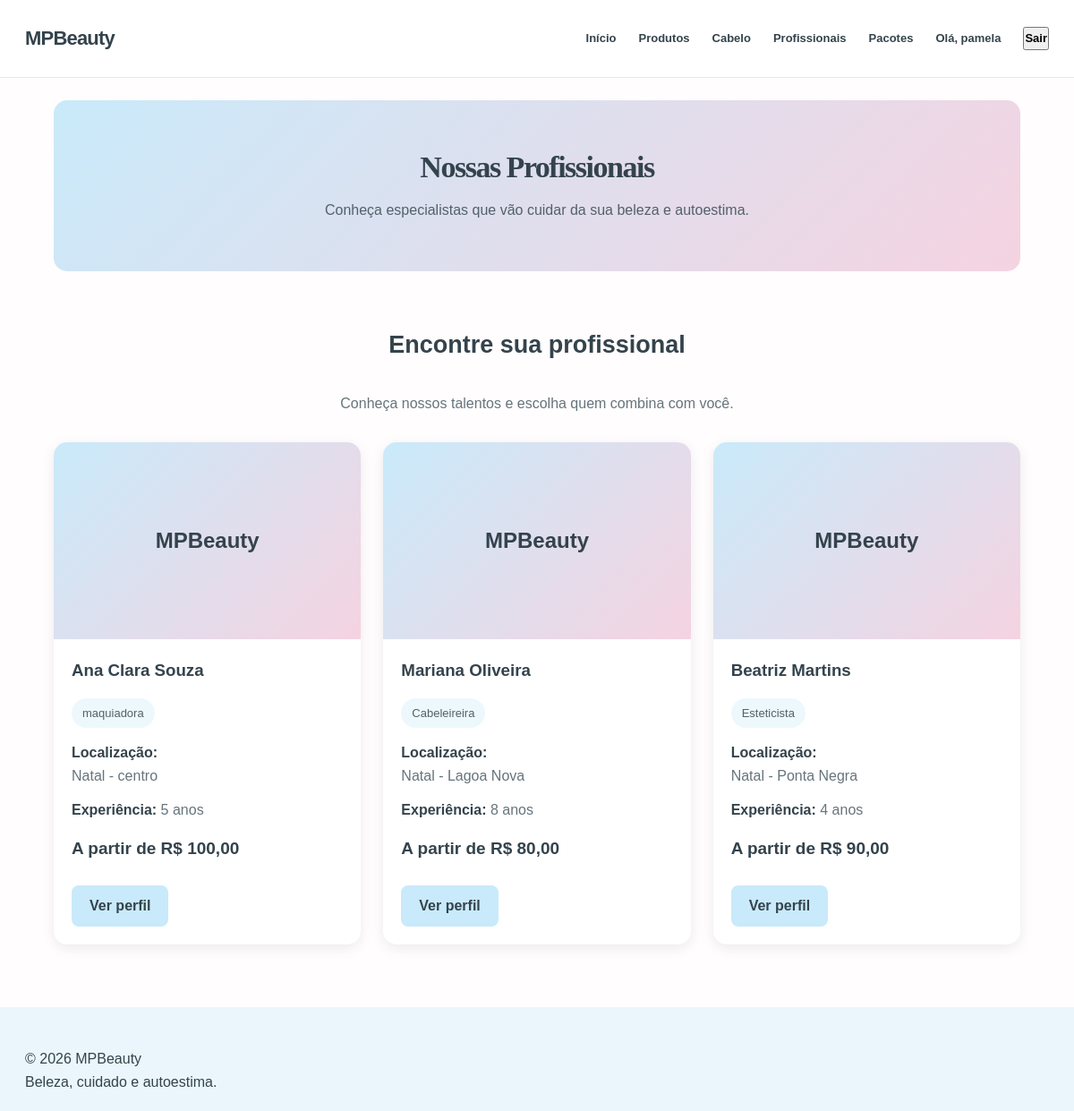
Page /profissionais/ (signed in) on the committed database.
### beauty/models.py (models this page shows, shortened)
class Professional(models.Model):
    name = models.CharField(max_length=100)
    profession = models.CharField(max_length=100)
    city = models.CharField(max_length=100)
    neighborhood = models.CharField(max_length=100)
    bio = models.TextField()
    experience_years = models.PositiveIntegerField(default=0)
    home_service = models.BooleanField(default=False)
    studio_service = models.BooleanField(default=True)
    starting_price = models.DecimalField(
        max_digits=8,
        decimal_places=2
    )
    image = models.URLField(blank=True)

### beauty/views.py (the view)
# urls.py: path("profissionais/", views.profissionais, name="profissionais"),
def profissionais(request):
    lista = Professional.objects.all()
    return render(request, "beauty/profissionais.html", {
        "profissionais": lista,
    })

### beauty/templates/beauty/profissionais.html (shortened to what this page needs)
{% extends 'beauty/base.html' %}
{% block content %}
<section class="page-banner">
    <h1>Nossas Profissionais</h1>
    <p>Conheça especialistas que vão cuidar da sua beleza e autoestima.</p>
</section>
<section class="section">
    <div class="section-title">
        <h2>Encontre sua profissional</h2>
        <p>Conheça nossos talentos e escolha quem combina com você.</p>
    </div>
    <div class="cards">
        {% for profissional in profissionais %}
        <article class="card">
            {% if profissional.image %}
                <img
                    src="{{ profissional.image }}"
                    alt="{{ profissional.name }}"
                >
            {% else %}
                <div class="professional-no-image">
                    MPBeauty
                </div>
            {% endif %}
            <div class="card-content">
                <h3>{{ profissional.name }}</h3>
                <span class="professional-category">
                    {{ profissional.profession }}
                </span>
                <p>
                    <strong>Localização:</strong><br>
                    {{ profissional.city }} - {{ profissional.neighborhood }}
                </p>
                <p>
                    <strong>Experiência:</strong>
                    {{ profissional.experience_years }} anos
                </p>
                <strong class="product-price">
                    A partir de R$ {{ profissional.starting_price }}
                </strong>
                <a
                    href="{% url 'profissionais_detalhes' profissional.id %}"
                    class="button"
                >
                    Ver perfil
                </a>
            </div>
        </article>
        {% empty %}
            <p class="empty-message">
                Nenhuma profissional cadastrada no momento.
            </p>
        {% endfor %}
    </div>
</section>
{% endblock %}

### beauty/templates/beauty/base.html (shortened to what this page needs)
{% load static %}
<!DOCTYPE html>
<html lang="pt-br">
<head>
    <link rel="stylesheet" href="{% static 'beauty/css/style.css' %}">
</head>
<body>
    <header class="site-header">
        <div class="header-inner">
            <a href="{% url 'inicio' %}" class="logo">
                MPBeauty
            </a>
            <nav class="main-nav">
                <a href="{% url 'inicio' %}">Início</a>
                <a href="{% url 'produtos' %}">Produtos</a>
                <a href="{% url 'produtos' %}?category=cabelo">Cabelo</a>
                <a href="{% url 'profissionais' %}">Profissionais</a>
                <a href="{% url 'pacotes' %}">Pacotes</a>
                {% if user.is_authenticated %}
                    <span>Olá, {{ user.username }}</span>
                    <form method="post" action="{% url 'logout' %}">
                        <button type="submit">Sair</button>
                    </form>
                {% else %}
                    <a href="{% url 'login' %}">Entrar</a>
                    <a href="{% url 'cadastro' %}">Criar conta</a>
                {% endif %}
            </nav>
        </div>
    </header>
    <main>
        {% block content %}
        {% endblock %}
    </main>
    <footer class="site-footer">
        <p>© 2026 MPBeauty</p>
        <p>Beleza, cuidado e autoestima.</p>
    </footer>
</body>
</html>

### beauty/static/beauty/css/style.css (style rules this page uses)
:root { --blue: #c9eafa; --blue-deep: #8fcce8; --blue-soft: #edf8fd; --pink: #f5d3e1; --pink-deep: #d98eae; --pink-soft: #fff3f7; --ink: #34434c; --muted: #78858c; --white: #ffffff; --line: #e9e7e8; --shadow: 0 16px 45px rgba(68, 91, 105, .09); --radius: 20px; }
* { box-sizing: border-box; margin: 0; padding: 0; }
html { scroll-behavior: smooth; }
body { font-family: "DM Sans", Arial, sans-serif; color: var(--ink); background: #fffdfd; line-height: 1.65; }
a { color: inherit; text-decoration: none; }
button, input, textarea, select { font: inherit; }
.site-header { position: sticky; top: 0; z-index: 50; background: rgba(255,255,255,.94); backdrop-filter: blur(14px); border-bottom: 1px solid rgba(220,225,228,.75); }
.header-inner { max-width: 1200px; min-height: 86px; margin: auto; padding: 12px 28px; display: flex; align-items: center; justify-content: space-between; gap: 28px; }
.logo { display: flex; align-items: center; gap: 10px; font-weight: 700; font-size: 22px; line-height: 1.1; letter-spacing: -.8px; }
.main-nav { display: flex; align-items: center; gap: 25px; font-size: 13px; font-weight: 600; }
main { min-height: 65vh; }
.hero h1, .page-banner h1, .detail-copy h1, .form-panel h1 { font-family: "Playfair Display", Georgia, serif; font-size: clamp(38px, 5vw, 62px); font-weight: 600; letter-spacing: -1.5px; line-height: 1.2; }
.page-banner { padding: 76px 25px; text-align: center; background: linear-gradient(110deg, #fff1f6, #f4faff); }
.page-banner h1 { font-size: clamp(35px, 4vw, 51px); }
.page-banner p { color: var(--muted); margin-top: 14px; font-size: 14px; }
.site-footer { margin-top: 35px; padding: 45px 28px 18px; background: #eaf6fb; }
.section { padding: 35px 5%; margin-bottom: 30px; }
.section h2 { text-align: center; color: #34434c; margin-bottom: 30px; font-size: 28px; }
.cards { display: grid; grid-template-columns: repeat(3, minmax(0, 1fr)); gap: 25px; max-width: 1200px; margin: 0 auto; }
.card { background-color: white; border-radius: 15px; overflow: hidden; box-shadow: 0 4px 15px rgba(0, 0, 0, 0.08); transition: transform 0.3s ease; }
.card-content { padding: 20px; }
.card-content h3 { color: #34434c; margin-bottom: 10px; }
.card-content p { color: #66747c; margin-bottom: 10px; }
.button { display: inline-block; background-color: #c9eafa; color: #34434c; padding: 10px 20px; border-radius: 8px; text-decoration: none; font-weight: bold; margin-top: 10px; transition: 0.3s; }
.page-banner { background: linear-gradient(135deg, #c9eafa, #f5d3e1); padding: 55px 20px; text-align: center; border-radius: 15px; margin: 25px 5%; }
.page-banner h1 { color: #34434c; font-size: 34px; margin-bottom: 12px; }
.page-banner p { color: #52616a; font-size: 16px; }
.section-title { text-align: center; margin-bottom: 30px; }
.section-title h2 { color: #34434c; font-size: 27px; }
.section-title p { color: #66747c; }
.product-price { display: block; color: #34434c; font-size: 20px; margin: 15px 0; }
.professional-no-image { height: 220px; background: linear-gradient(135deg, #c9eafa, #f5d3e1); display: flex; justify-content: center; align-items: center; color: #34434c; font-size: 24px; font-weight: bold; }
.professional-category { display: inline-block; background: #edf8fd; color: #52616a; padding: 6px 12px; border-radius: 20px; font-size: 13px; margin: 5px 0 15px; }
.card-content p { line-height: 1.6; margin-bottom: 12px; }
.card-content strong { color: #34434c; }
.card-content .product-price { display: block; font-size: 19px; margin: 15px 0; }

### rows in the picture
Professional: image "MPBeauty", name "Ana Clara Souza", profession "maquiadora", city "Natal", neighborhood "centro", experience_years "5", starting_price "100,00"
Professional: image "MPBeauty", name "Mariana Oliveira", profession "Cabeleireira", city "Natal", neighborhood "Lagoa Nova", experience_years "8", starting_price "80,00"
Professional: image "MPBeauty", name "Beatriz Martins", profession "Esteticista", city "Natal", neighborhood "Ponta Negra", experience_years "4", starting_price "90,00"

### other values in the picture
{{ user.username }} "pamela"
